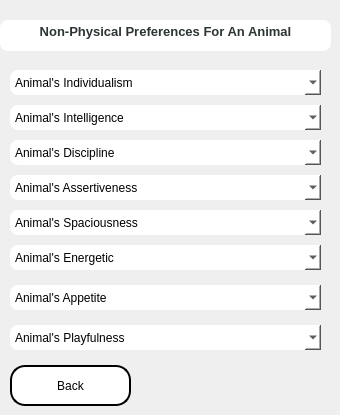
        <widget class="QWidget" name="emptyPageKeepIt">
         <widget class="QComboBox" name="clientNonPhysPreEnergeticField">
          <property name="geometry">
           <rect>
            <x>10</x>
            <y>245</y>
            <width>311</width>
            <height>25</height>
           </rect>
          </property>
          <property name="styleSheet">
           <string notr="true">

	border-radius:8px;
	background:white;
</string>
          </property>
          <item>
           <property name="text">
            <string>Animal's Energetic</string>
           </property>
          </item>
          <item>
           <property name="text">
            <string>1 (Barely Energetic)</string>
           </property>
          </item>
          <item>
           <property name="text">
            <string>2 (Somewhat Energetic)</string>
           </property>
          </item>
          <item>
           <property name="text">
            <string>3 (Moderately Energetic)</string>
           </property>
          </item>
          <item>
           <property name="text">
            <string>4 (Energetic)</string>
           </property>
          </item>
          <item>
           <property name="text">
            <string>5 (Very Energetic)</string>
           </property>
          </item>
         </widget>
         <widget class="QComboBox" name="clientNonPhysPreAppetiField">
          <property name="geometry">
           <rect>
            <x>10</x>
            <y>285</y>
            <width>311</width>
            <height>25</height>
           </rect>
          </property>
          <property name="styleSheet">
           <string notr="true">

	border-radius:8px;
	background:white;
</string>
          </property>
          <item>
           <property name="text">
            <string>Animal's Appetite</string>
           </property>
          </item>
          <item>
           <property name="text">
            <string>1 (Small Appetite)</string>
           </property>
          </item>
          <item>
           <property name="text">
            <string>2 (Moderate Appetite)</string>
           </property>
          </item>
          <item>
           <property name="text">
            <string>3 (Normal Appetite)</string>
           </property>
          </item>
          <item>
           <property name="text">
            <string>4 (Big Appetite)</string>
           </property>
          </item>
          <item>
           <property name="text">
            <string>5 (Huge Appetite)</string>
           </property>
          </item>
         </widget>
         <widget class="QComboBox" name="clientNonPhysPreIntelliField">
          <property name="geometry">
           <rect>
            <x>10</x>
            <y>105</y>
            <width>311</width>
            <height>25</height>
           </rect>
          </property>
          <property name="styleSheet">
           <string notr="true">

	border-radius:8px;
	background:white;
</string>
          </property>
          <item>
           <property name="text">
            <string>Animal's Intelligence</string>
           </property>
          </item>
          <item>
           <property name="text">
            <string>1 (Barely Intelligent)</string>
           </property>
          </item>
          <item>
           <property name="text">
            <string>2 (Somewhat Intelligent)</string>
           </property>
          </item>
          <item>
           <property name="text">
            <string>3 (Moderately Intelligent)</string>
           </property>
          </item>
          <item>
           <property name="text">
            <string>4 (Intelligent)</string>
           </property>
          </item>
          <item>
           <property name="text">
            <string>5 (Very Intelligent)</string>
           </property>
          </item>
         </widget>
         <widget class="QComboBox" name="clientNonPhysPreSpaciousField">
          <property name="geometry">
           <rect>
            <x>10</x>
            <y>210</y>
            <width>311</width>
            <height>25</height>
           </rect>
          </property>
          <property name="styleSheet">
           <string notr="true">

	border-radius:8px;
	background:white;
</string>
          </property>
          <item>
           <property name="text">
            <string>Animal's Spaciousness</string>
           </property>
          </item>
          <item>
           <property name="text">
            <string>1 (Barely Spacious)</string>
           </property>
          </item>
          <item>
           <property name="text">
            <string>2 (Somewhat Spacious)</string>
           </property>
          </item>
          <item>
           <property name="text">
            <string>3 (Moderately Spacious)</string>
           </property>
          </item>
          <item>
           <property name="text">
            <string>4 (Spacious)</string>
           </property>
          </item>
          <item>
           <property name="text">
            <string>5 (Very Spacious)</string>
           </property>
          </item>
         </widget>
         <widget class="QComboBox" name="clientNonPhysPreIndividField">
          <property name="geometry">
           <rect>
            <x>10</x>
            <y>70</y>
            <width>311</width>
            <height>25</height>
           </rect>
          </property>
          <property name="styleSheet">
           <string notr="true">

	border-radius:8px;
	background:white;
</string>
          </property>
          <item>
           <property name="text">
            <string>Animal's Individualism</string>
           </property>
          </item>
          <item>
           <property name="text">
            <string>1 (Barely Independent)</string>
           </property>
          </item>
          <item>
           <property name="text">
            <string>2 (Somewhat Independent)</string>
           </property>
          </item>
          <item>
           <property name="text">
            <string>3 (Moderately Independent)</string>
           </property>
          </item>
          <item>
           <property name="text">
            <string>4 (Independent)</string>
           </property>
          </item>
          <item>
           <property name="text">
            <string>5 (Very Independent)</string>
           </property>
          </item>
         </widget>
         <widget class="QComboBox" name="clientNonPhysPreAssertField">
          <property name="geometry">
           <rect>
            <x>10</x>
            <y>175</y>
            <width>311</width>
            <height>25</height>
           </rect>
          </property>
          <property name="styleSheet">
           <string notr="true">

	border-radius:8px;
	background:white;
</string>
          </property>
          <item>
           <property name="text">
            <string>Animal's Assertiveness</string>
           </property>
          </item>
          <item>
           <property name="text">
            <string>1 (Barely Assertive)</string>
           </property>
          </item>
          <item>
           <property name="text">
            <string>2 (Somewhat Assertive)</string>
           </property>
          </item>
          <item>
           <property name="text">
            <string>3 (Moderately Assertive)</string>
           </property>
          </item>
          <item>
           <property name="text">
            <string>4 (Assertive)</string>
           </property>
          </item>
          <item>
           <property name="text">
            <string>5 (Very Assertive)</string>
           </property>
          </item>
         </widget>
         <widget class="QComboBox" name="clientNonPhysPreDiscipField">
          <property name="geometry">
           <rect>
            <x>10</x>
            <y>140</y>
            <width>311</width>
            <height>25</height>
           </rect>
          </property>
          <property name="styleSheet">
           <string notr="true">

	border-radius:8px;
	background:white;
</string>
          </property>
          <item>
           <property name="text">
            <string>Animal's Discipline</string>
           </property>
          </item>
          <item>
           <property name="text">
            <string>1 (Barely Disciplined)</string>
           </property>
          </item>
          <item>
           <property name="text">
            <string>2 (Somewhat Disciplined)</string>
           </property>
          </item>
          <item>
           <property name="text">
            <string>3 (Moderately Disciplined)</string>
           </property>
          </item>
          <item>
           <property name="text">
            <string>4 (Disciplined)</string>
           </property>
          </item>
          <item>
           <property name="text">
            <string>5 (Very Disciplined)</string>
           </property>
          </item>
         </widget>
         <widget class="QComboBox" name="clientNonPhysPrePlayfulField">
          <property name="geometry">
           <rect>
            <x>10</x>
            <y>325</y>
            <width>311</width>
            <height>25</height>
           </rect>
          </property>
          <property name="styleSheet">
           <string notr="true">

	border-radius:8px;
	background:white;
</string>
          </property>
          <item>
           <property name="text">
            <string>Animal's Playfulness</string>
           </property>
          </item>
          <item>
           <property name="text">
            <string>1 (Barely Playful)</string>
           </property>
          </item>
          <item>
           <property name="text">
            <string>2 (Somewhat Playful)</string>
           </property>
          </item>
          <item>
           <property name="text">
            <string>3 (Moderately Playful)</string>
           </property>
          </item>
          <item>
           <property name="text">
            <string>4 (Playful)</string>
           </property>
          </item>
          <item>
           <property name="text">
            <string>5 (Very Playful)</string>
           </property>
          </item>
         </widget>
         <widget class="QPushButton" name="backToCharacterTraitsBtn">
          <property name="geometry">
           <rect>
            <x>10</x>
            <y>365</y>
            <width>121</width>
            <height>41</height>
           </rect>
          </property>
          <property name="cursor">
           <cursorShape>PointingHandCursor</cursorShape>
          </property>
          <property name="styleSheet">
           <string notr="true">#backToCharacterTraitsBtn{
	background: white;
	border-radius: 15px;
 	border: 2px solid black;



}

#backToCharacterTraitsBtn:hover{
	background: #fab1a0

}</string>
          </property>
          <property name="text">
           <string>Back</string>
          </property>
         </widget>
         <widget class="QTextEdit" name="clientTraitsTitleLabel_2">
          <property name="enabled">
           <bool>false</bool>
          </property>
          <property name="geometry">
           <rect>
            <x>0</x>
            <y>20</y>
            <width>331</width>
            <height>31</height>
           </rect>
          </property>
          <property name="styleSheet">
           <string notr="true">

	background: white;
	border:none;
	border-radius: 8px;
</string>
          </property>
          <property name="verticalScrollBarPolicy">
           <enum>Qt::ScrollBarAlwaysOff</enum>
          </property>
          <property name="html">
           <string>&lt;!DOCTYPE HTML PUBLIC &quot;-//W3C//DTD HTML 4.0//EN&quot; &quot;http://www.w3.org/TR/REC-html40/strict.dtd&quot;&gt;
&lt;html&gt;&lt;head&gt;&lt;meta name=&quot;qrichtext&quot; content=&quot;1&quot; /&gt;&lt;style type=&quot;text/css&quot;&gt;
p, li { white-space: pre-wrap; }
&lt;/style&gt;&lt;/head&gt;&lt;body style=&quot; font-family:'Sans'; font-size:10pt; font-weight:400; font-style:normal;&quot;&gt;
&lt;p align=&quot;center&quot; style=&quot; margin-top:0px; margin-bottom:0px; margin-left:0px; margin-right:0px; -qt-block-indent:0; text-indent:0px;&quot;&gt;&lt;span style=&quot; font-weight:600; color:#2e3436;&quot;&gt;Non-Physical Preferences For An Animal&lt;/span&gt;&lt;/p&gt;
&lt;p align=&quot;center&quot; style=&quot;-qt-paragraph-type:empty; margin-top:0px; margin-bottom:0px; margin-left:0px; margin-right:0px; -qt-block-indent:0; text-indent:0px; font-weight:600; color:#2e3436;&quot;&gt;&lt;br /&gt;&lt;/p&gt;&lt;/body&gt;&lt;/html&gt;</string>
          </property>
         </widget>
        </widget>
